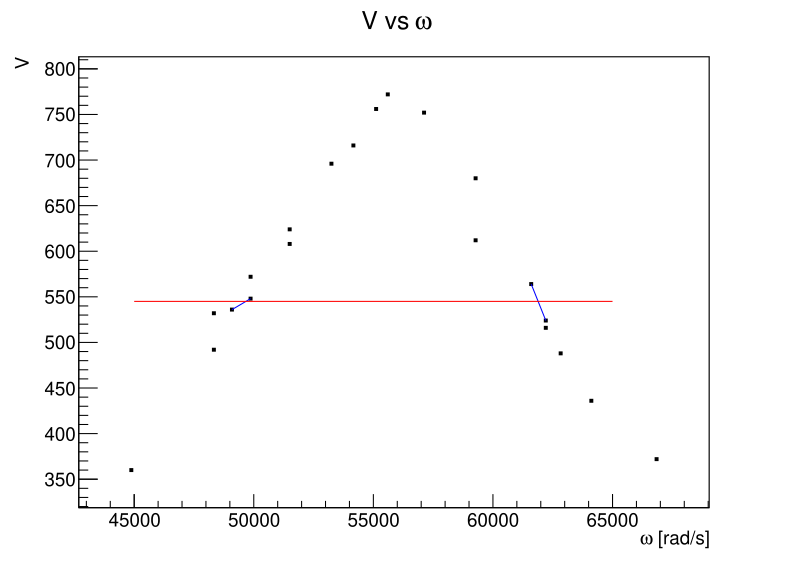

Generate this figure with Python:
import ROOT
from ROOT import TLine
from array import array
import numpy as np
import pandas as pd

df = pd.read_excel("Esperienza_5.xlsx", sheet_name="Risonanza") #legge il file excel
df = df.dropna(subset=["ω", "V"]) #controlla solo le colonne V e I. Se una di queste contiene un valore mancante, elimina quella riga


t = array('d', df["ω"].to_numpy(dtype=float))
V = array('d', df["V"].to_numpy(dtype=float)) #df è il dataframe, "V" è il nome della colonna da leggere 


et = array('d', [0.0]*len(V))
eV = array('d', [0.0]*len(t))


c = ROOT.TCanvas("c", "c", 800, 600)

g = ROOT.TGraphErrors(len(V), t, V, et, eV)
g.SetTitle(" V vs #omega; #omega [rad/s]; V")
g.SetMarkerStyle(21)
g.SetMarkerColor(ROOT.kBlack)
g.SetLineColor(ROOT.kBlue)
g.SetMarkerSize(0.5)
g.SetLineWidth(1)
g.Draw("AP")


line1 = ROOT.TLine(49087.38521, 536, 49866.55006, 548)
line1.SetLineColor(ROOT.kBlue)
line1.SetLineWidth(1)
line1.Draw("same")


line2 = ROOT.TLine(61599.85595, 564,62209.75552, 524)
line2.SetLineColor(ROOT.kBlue)
line2.SetLineWidth(1)
line2.Draw("same")

line = ROOT.TLine(45*10**3, 545, 65*10**3, 545)
line.SetLineColor(ROOT.kRed)
line.SetLineWidth(1)
line.Draw("same")

y_line = 545

# --- Intersezione con line1 ---
x1a = line1.GetX1()
y1a = line1.GetY1()
x1b = line1.GetX2()
y1b = line1.GetY2()

t1 = (y_line - y1a) / (y1b - y1a)
x_int1 = x1a + t1 * (x1b - x1a)

print("Intersezione line1 con line:", x_int1, y_line)


# --- Intersezione con line2 ---
x2a = line2.GetX1()
y2a = line2.GetY1()
x2b = line2.GetX2()
y2b = line2.GetY2()

t2 = (y_line - y2a) / (y2b - y2a)
x_int2 = x2a + t2 * (x2b - x2a)

print("Intersezione line2 con line:", x_int2, y_line)


c.Modified()
c.Update()
c.Draw()

c.SaveAs("intersezione.pdf") 
input("Premi Invio per chiudere...") 
